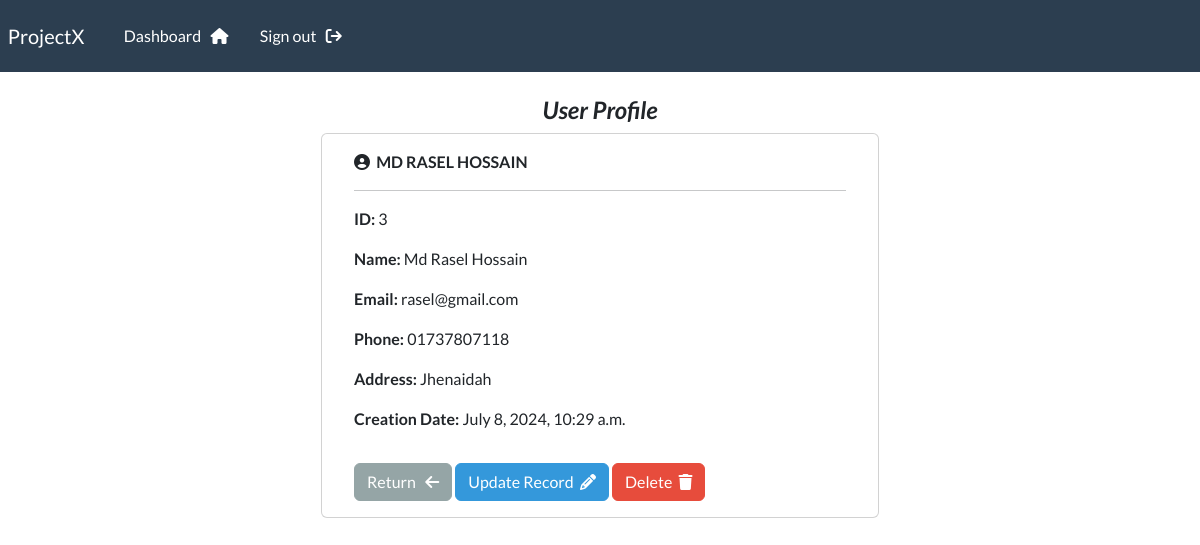
/dashboard/record/3 (signed in), run on the app's committed database.
### webapp/models.py (models this page shows, shortened)
class Record(models.Model):
    creation_date = models.DateTimeField(auto_now_add=True)
    first_name = models.CharField(max_length=100)
    last_name = models.CharField(max_length=100)
    email = models.CharField(max_length=255)
    phone = models.CharField(max_length=20)
    address = models.CharField(max_length=300)

### webapp/views.py (the view)
# urls.py: path('dashboard/record/<int:pk>', singleRecord, name='record'),
@login_required(login_url='login')
def singleRecord(request, pk):
    all_records = Record.objects.get(id=pk)
    context = {"record": all_records}
    return render(request, 'webapp/view-record.html', context=context)

### webapp/templates/webapp/view-record.html
{% extends "webapp/base.html" %} {% block content %}
<body>
  <h4 class="text-center">
    <i><b>User Profile</b></i>
  </h4>
  <div class="container d-flex justify-content-center align-items-center">
    <div class="card mb-3 w-50">
      <div class="card-body mx-3">
        <i class="fa fa-user-circle" aria-hidden="true"></i>&nbsp;
        <strong>{{record.first_name|upper}} {{record.last_name|upper}} </strong>
        <hr />
        <p><strong>ID:</strong> {{record.id}}</p>
        <p><strong>Name:</strong> {{record.first_name}} {{record.last_name}}</p>
        <p><strong>Email:</strong> {{record.email}}</p>
        <p><strong>Phone:</strong> {{record.phone}}</p>
        <p><strong>Address:</strong> {{record.address}}</p>
        <p><strong>Creation Date:</strong> {{record.creation_date}}</p>
      </div>
      <ul style="list-style: none">
        <li style="display: inline-block">
          <a href="{% url 'dashboard' %}" class="btn btn-secondary"
            >Return &nbsp; <i class="fa fa-arrow-left" aria-hidden="true"></i
          ></a>
        </li>
        <li style="display: inline-block">
          <a href="{% url 'update-record' record.id %}" class="btn btn-info">
            Update Record &nbsp;<i class="fa fa-pencil" aria-hidden="true"></i>
          </a>
        </li>
        <li style="display: inline-block">
          <a href="{% url 'delete_user' record.id %}" class="btn btn-danger"
            >Delete &nbsp;<i class="fa fa-trash" aria-hidden="true"></i
          ></a>
        </li>
      </ul>
    </div>
  </div>
</body>
{% endblock content %}

### data on the page
Record: first_name "MD RASEL", last_name "HOSSAIN", id "3", first_name "Md Rasel", last_name "Hossain", email "rasel@gmail.com", phone "01737807118", address "Jhenaidah", creation_date "July 8, 2024, 10:29 a.m."
